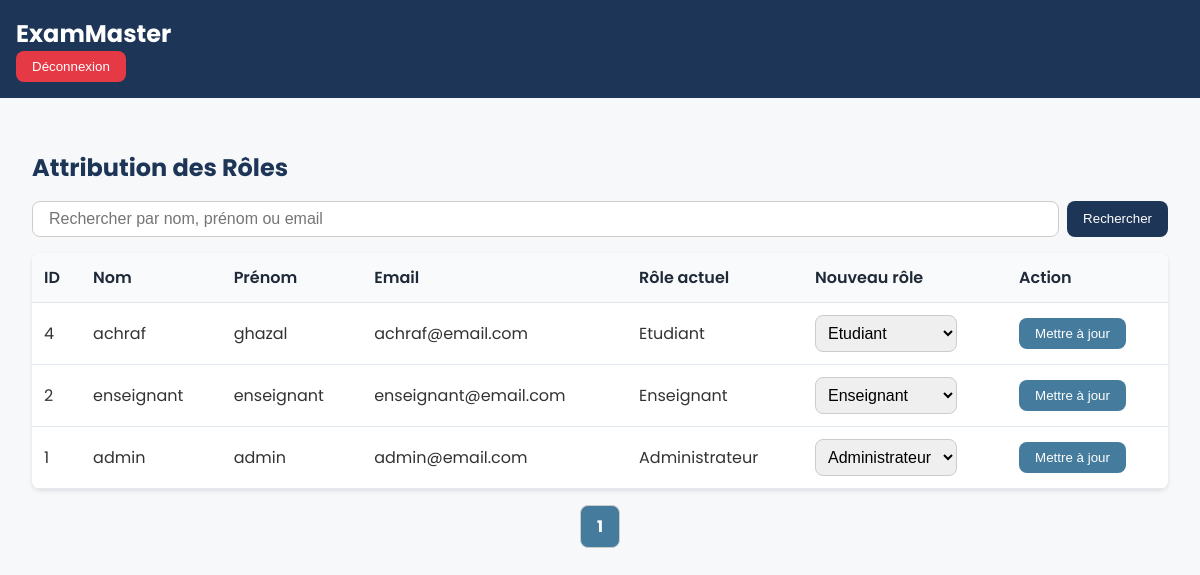
Page /admin/attribuer_role.php (signed in) on the earlier database version.
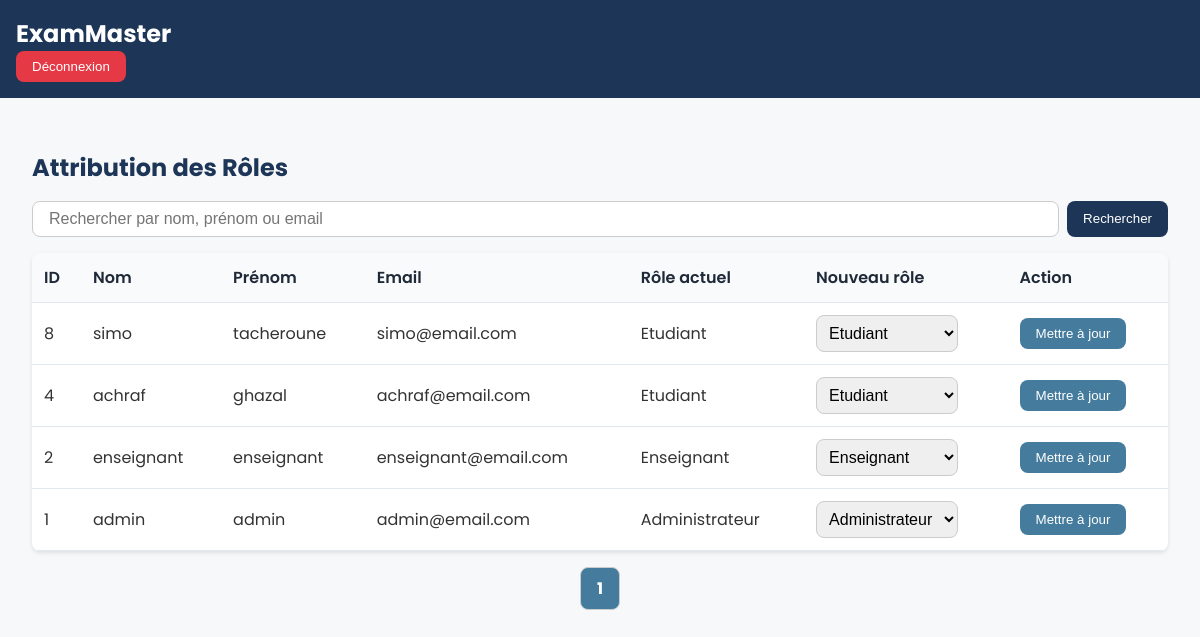
Same page on the later database version.
### tables this page shows
CREATE TABLE `users` (
  `id` int(11) NOT NULL,
  `firstname` varchar(100) NOT NULL,
  `lastname` varchar(100) NOT NULL,
  `email` varchar(100) NOT NULL,
  `password` varchar(255) NOT NULL,
  `role` enum('Administrateur','Enseignant','Etudiant') NOT NULL,
  `created_at` timestamp NULL DEFAULT current_timestamp(),
  `updated_at` timestamp NULL DEFAULT current_timestamp() ON UPDATE current_timestamp(),
  `deleted_at` timestamp NULL DEFAULT NULL
);

### admin/attribuer_role.php (the view, shortened to what this page needs)
<?php
require_once '../config/connection.php';
$users_per_page = 10;
$page = isset($_GET['page']) ? (int)$_GET['page'] : 1;
$offset = ($page - 1) * $users_per_page;
$search = isset($_GET['search']) ? $_GET['search'] : '';
$search_condition = '';
$params = [];
$count_query = "SELECT COUNT(*) FROM users " . $search_condition;
$stmt = $conn->prepare($count_query);
$stmt->execute($params);
$total_users = $stmt->fetchColumn();
$total_pages = ceil($total_users / $users_per_page);
$query = "SELECT id, firstname, lastname, email, role FROM users $search_condition
          ORDER BY id DESC LIMIT $users_per_page OFFSET $offset";
$stmt = $conn->prepare($query);
$stmt->execute($params);
$users = $stmt->fetchAll(PDO::FETCH_ASSOC);
?>
<!DOCTYPE html>
<html lang="fr">
<head>
    <link rel="stylesheet" href="../assets/css/attribuer_role.css">
</head>
<body>
    <nav class="navbar">
        <div class="navbar-content">
            <div class="brand">ExamMaster</div>
            <form method="POST" action="../auth/logout.php" style="display: inline;">
                <button type="submit" name="logout" class="logout-btn">
                    Déconnexion
                </button>
            </form>
        </div>
    </nav>
    <div class="container">
        <div class="role-management">
            <h2>Attribution des Rôles</h2>
            <form method="GET" class="search-bar">
                <input type="text" name="search" class="search-input"
                       placeholder="Rechercher par nom, prénom ou email"
                       value="<?php echo htmlspecialchars($search); ?>">
                <button type="submit" class="search-btn">Rechercher</button>
            </form>
            <table class="role-table">
                <thead>
                    <tr>
                        <th>ID</th>
                        <th>Nom</th>
                        <th>Prénom</th>
                        <th>Email</th>
                        <th>Rôle actuel</th>
                        <th>Nouveau rôle</th>
                        <th>Action</th>
                    </tr>
                </thead>
                <tbody>
                    <?php foreach ($users as $user): ?>
                        <tr>
                            <td><?php echo htmlspecialchars($user['id']); ?></td>
                            <td><?php echo htmlspecialchars($user['firstname']); ?></td>
                            <td><?php echo htmlspecialchars($user['lastname']); ?></td>
                            <td><?php echo htmlspecialchars($user['email']); ?></td>
                            <td><?php echo htmlspecialchars($user['role']); ?></td>
                            <td>
                                <form method="POST" style="display: inline;">
                                    <select name="new_role" class="role-select">
                                        <option value="Administrateur" <?php echo $user['role'] === 'Administrateur' ? 'selected' : ''; ?>>Administrateur</option>
                                        <option value="Enseignant" <?php echo $user['role'] === 'Enseignant' ? 'selected' : ''; ?>>Enseignant</option>
                                        <option value="Etudiant" <?php echo $user['role'] === 'Etudiant' ? 'selected' : ''; ?>>Etudiant</option>
                                    </select>
                            </td>
                            <td>
                                    <button type="submit" name="update_role" class="update-role-btn">
                                        Mettre à jour
                                    </button>
                            </td>
                        </tr>
                    <?php endforeach; ?>
                </tbody>
            </table>
            <div class="pagination">
                <?php for ($i = 1; $i <= $total_pages; $i++): ?>
                    <a href="?page=<?php echo $i; ?>&search=<?php echo urlencode($search); ?>"
                       class="pagination-btn <?php echo $i === $page ? 'active' : ''; ?>">
                        <?php echo $i; ?>
                    </a>
                <?php endfor; ?>
            </div>
        </div>
    </div>
</body>
</html>

Differences in the rows shown:
added users: id "8", firstname "simo", lastname "tacheroune", email "simo@email.com", role "Etudiant", new_role "Etudiant"
